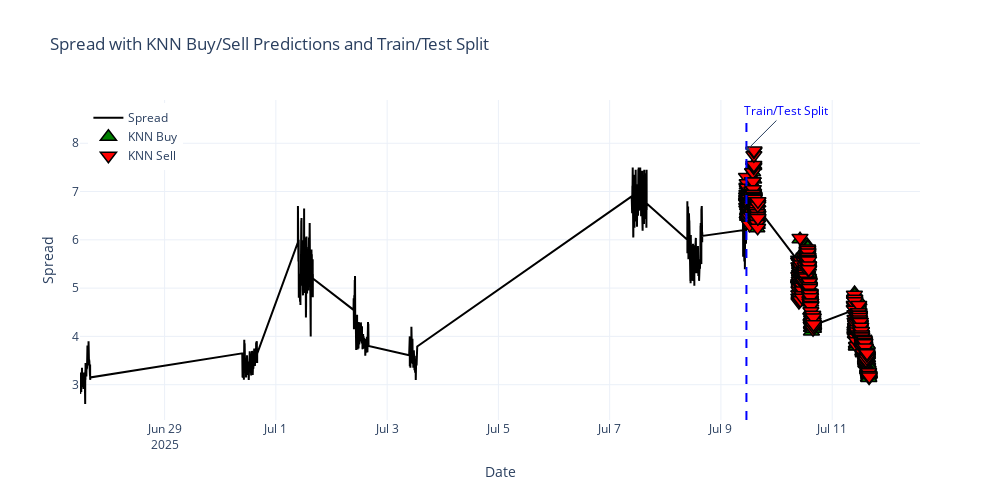

Write notebook code for a chart like this one.
### Code cell
import plotly.graph_objects as go

# --- Identify train/test split index ---
train_size = int(len(datafix) * 0.7)
split_date = datafix.index[train_size]

fig = go.Figure()

# Plot the spread as a line
fig.add_trace(go.Scatter(
    x=datafix.index, y=datafix['spread'],
    mode='lines', name='Spread', line=dict(color='black', width=2)
))

# KNN buy predictions (green upward triangles)
buy_preds = datafix[datafix['KNN_Pred_Next5'] == 1]
fig.add_trace(go.Scatter(
    x=buy_preds.index, y=buy_preds['spread'],
    mode='markers', name='KNN Buy',
    marker=dict(symbol='triangle-up', color='green', size=14, line=dict(color='black', width=1.5))
))

# KNN sell predictions (red downward triangles)
sell_preds = datafix[datafix['KNN_Pred_Next5'] == -1]
fig.add_trace(go.Scatter(
    x=sell_preds.index, y=sell_preds['spread'],
    mode='markers', name='KNN Sell',
    marker=dict(symbol='triangle-down', color='red', size=14, line=dict(color='black', width=1.5))
))

# Add vertical line at train/test split (no annotation to avoid TypeError)
fig.add_vline(
    x=split_date,
    line=dict(color='blue', dash='dash', width=2)
)

# Add annotation separately (works with datetime)
fig.add_annotation(
    x=split_date,
    y=max(datafix['spread']),
    text="Train/Test Split",
    showarrow=True,
    arrowhead=1,
    ax=40,
    ay=-40,
    font=dict(color="blue"),
    bgcolor="white"
)

# Layout settings
fig.update_layout(
    title="Spread with KNN Buy/Sell Predictions and Train/Test Split",
    xaxis_title="Date",
    yaxis_title="Spread",
    legend=dict(x=0.01, y=0.99),
    hovermode='x unified',
    template='plotly_white',
    width=1000,
    height=500
)

fig.show()

### Figure 1 — Plotly figure (JSON) as saved in the notebook; plotly's stock layout.template omitted (floating-point values rounded to 4 significant figures; data arrays with more than 128 entries replaced by an {"elided": "..."} marker saying what was removed)
{"data": [{"line": {"color": "black", "width": 2}, "mode": "lines", "name": "Spread", "type": "scatter", "x": {"elided": "3600 str values"}, "y": {"elided": "3600 float values"}}, {"marker": {"color": "green", "line": {"color": "black", "width": 1.5}, "size": 14, "symbol": "triangle-up"}, "mode": "markers", "name": "KNN Buy", "type": "scatter", "x": {"elided": "461 str values"}, "y": {"elided": "461 float values"}}, {"marker": {"color": "red", "line": {"color": "black", "width": 1.5}, "size": 14, "symbol": "triangle-down"}, "mode": "markers", "name": "KNN Sell", "type": "scatter", "x": {"elided": "476 str values"}, "y": {"elided": "476 float values"}}], "layout": {"annotations": [{"arrowhead": 1, "ax": 40, "ay": -40, "bgcolor": "white", "font": {"color": "blue"}, "showarrow": true, "text": "Train/Test Split", "x": "2025-07-09T11:00:00", "y": 7.85}], "height": 500, "hovermode": "x unified", "legend": {"x": 0.01, "y": 0.99}, "shapes": [{"line": {"color": "blue", "dash": "dash", "width": 2}, "type": "line", "x0": "2025-07-09T11:00:00", "x1": "2025-07-09T11:00:00", "xref": "x", "y0": 0, "y1": 1, "yref": "y domain"}], "title": {"text": "Spread with KNN Buy/Sell Predictions and Train/Test Split"}, "width": 1000, "xaxis": {"title": {"text": "Date"}}, "yaxis": {"title": {"text": "Spread"}}}}
